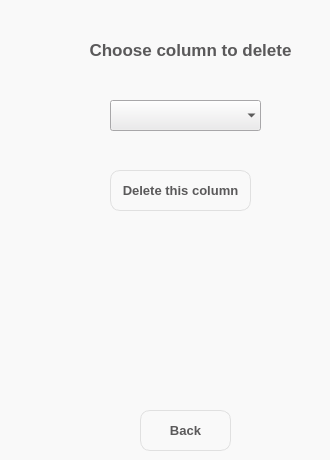
     <widget class="QWidget" name="del_col_page">
      <property name="styleSheet">
       <string notr="true">background-color: rgb(249,249,249);</string>
      </property>
      <widget class="QPushButton" name="back_dim_red">
       <property name="geometry">
        <rect>
         <x>140</x>
         <y>410</y>
         <width>91</width>
         <height>41</height>
        </rect>
       </property>
       <property name="font">
        <font>
         <family>Segoe UI</family>
         <pointsize>10</pointsize>
         <weight>75</weight>
         <bold>true</bold>
        </font>
       </property>
       <property name="styleSheet">
        <string notr="true">QPushButton#back_dim_red {

    border-radius: 10px;
border: 1px solid rgb(224,224,224);
    color:rgb(90,89,90) ;
}

QPushButton:hover {
    /* Add your hover effect styles here */
   background-color: rgb(170,172,175); /* Example: change background color to red */
}

</string>
       </property>
       <property name="text">
        <string>Back</string>
       </property>
      </widget>
      <widget class="QComboBox" name="choose_del_col">
       <property name="geometry">
        <rect>
         <x>110</x>
         <y>100</y>
         <width>151</width>
         <height>31</height>
        </rect>
       </property>
       <property name="font">
        <font>
         <family>Segoe UI</family>
         <pointsize>10</pointsize>
         <weight>75</weight>
         <bold>true</bold>
        </font>
       </property>
       <property name="styleSheet">
        <string notr="true">background-color: rgb(235, 234, 236);</string>
       </property>
       <property name="placeholderText">
        <string>Select Method</string>
       </property>
       <property name="frame">
        <bool>false</bool>
       </property>
       <item>
        <property name="text">
         <string>None</string>
        </property>
       </item>
      </widget>
      <widget class="QPushButton" name="delete_single">
       <property name="geometry">
        <rect>
         <x>110</x>
         <y>170</y>
         <width>141</width>
         <height>41</height>
        </rect>
       </property>
       <property name="font">
        <font>
         <family>Segoe UI</family>
         <pointsize>10</pointsize>
         <weight>75</weight>
         <bold>true</bold>
        </font>
       </property>
       <property name="styleSheet">
        <string notr="true">QPushButton#delete_single {
    border-radius: 10px;
border: 1px solid rgb(224,224,224);
    color:rgb(90,89,90) ;
}

QPushButton:hover {
    /* Add your hover effect styles here */
   background-color: rgb(170,172,175); /* Example: change background color to red */
}
</string>
       </property>
       <property name="text">
        <string>Delete this column</string>
       </property>
      </widget>
      <widget class="QLabel" name="label_10">
       <property name="geometry">
        <rect>
         <x>60</x>
         <y>30</y>
         <width>261</width>
         <height>41</height>
        </rect>
       </property>
       <property name="font">
        <font>
         <family>Segoe UI</family>
         <pointsize>13</pointsize>
         <weight>75</weight>
         <bold>true</bold>
        </font>
       </property>
       <property name="styleSheet">
        <string notr="true">color: rgb(90, 89, 90);</string>
       </property>
       <property name="text">
        <string>&lt;html&gt;&lt;head/&gt;&lt;body&gt;&lt;p align=&quot;center&quot;&gt;Choose column to delete&lt;/p&gt;&lt;/body&gt;&lt;/html&gt;</string>
       </property>
      </widget>
     </widget>
